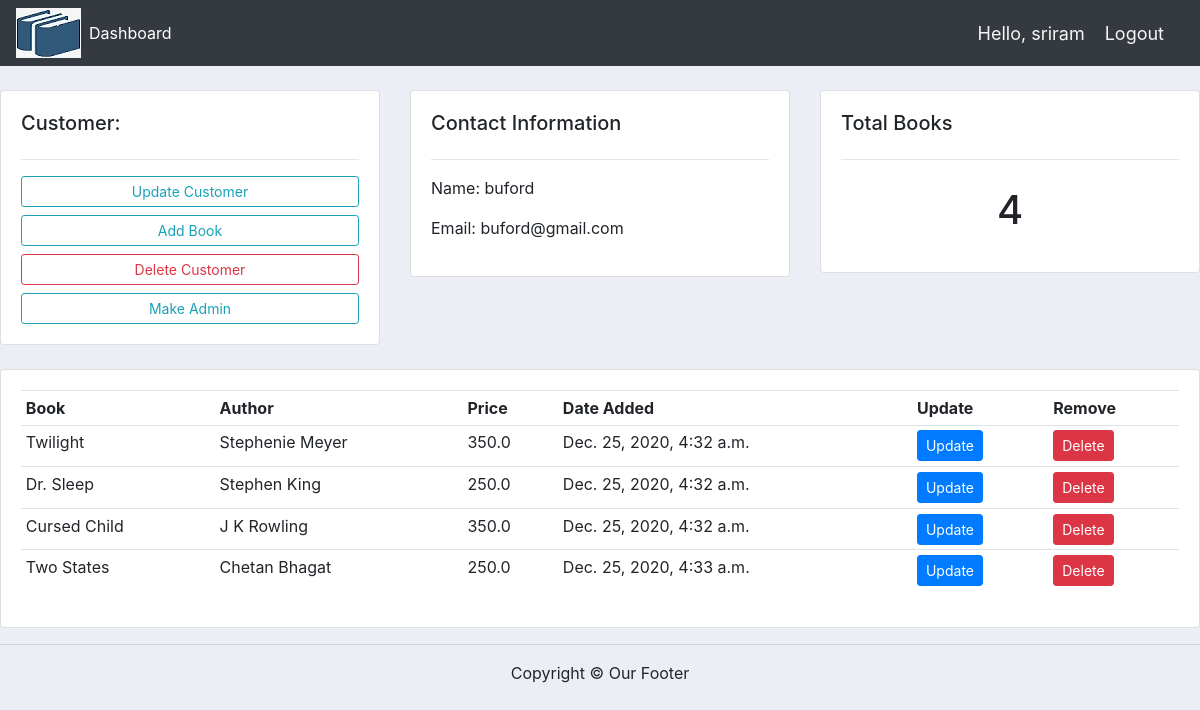
The page /customer/33/ (signed in) on the database its author committed.
### BooksApp/models.py (models this page shows, shortened)
class Customer(models.Model):
    user = models.OneToOneField(User,null=True,on_delete=models.CASCADE)
    name = models.CharField(max_length=200,null=True)
    email = models.CharField(max_length=200,null=True)
    date_created = models.DateTimeField(auto_now_add=True,null=True)

class Book(models.Model):
    customer = models.ForeignKey(Customer,null=True,on_delete=models.SET_NULL)
    Bookname = models.CharField(max_length=200,null=True)
    author = models.CharField(max_length=200,null=True)
    price = models.FloatField(null=True)
    date_created = models.DateTimeField(auto_now_add=True,null=True)

### BooksApp/decorators.py (the view)
        def wrapper_func(request,*args,**kwargs):
            group = None
            if request.user.groups.exists():
                group = request.user.groups.all()[0].name
            if group in allowed_roles:
                return view_func(request,*args,**kwargs)
            else:
                return HttpResponse('You are not authorized to view this page')

### BooksApp/views.py (called while the page is built)
@login_required(login_url='login')
@allowed_users(allowed_roles=['admin'])
def customer(request,pk):
    customer = Customer.objects.get(id=pk)
    books = customer.book_set.all()
    booksCount = books.count()
    context = {'customer':customer,'books':books,'booksCount':booksCount}
    return render(request,'BooksApp/customer.html',context)

### BooksApp/templates/BooksApp/customer.html
{% extends 'BooksApp/index.html' %}
{% block content %}
<br>
<div class="row">
    <div class="col-md">
        <div class="card card-body">
            <h5>Customer:</h5>
            <hr>
            <a class="btn btn-outline-info  btn-sm btn-block" href="{% url 'update_customer' customer.id %}">Update Customer</a>
            <a class="btn btn-outline-info btn-sm btn-block" href="{% url 'add_book' customer.id %}">Add Book</a>
            <a class="btn btn-outline-danger btn-sm btn-block" href="{% url 'delete_customer' customer.id %}">Delete Customer</a>
            <a class="btn btn-outline-info btn-sm btn-block" href="{% url 'make_admin' customer.id %}">Make Admin</a>
        </div>
    </div>
    <div class="col-md">
        <div class="card card-body">
            <h5>Contact Information</h5>
            <hr>
            <p>Name: {{customer.name}}</p>
            <p>Email: {{customer.email}}</p>
        </div>
    </div>
    <div class="col-md">
        <div class="card card-body">
            <h5>Total Books</h5>
            <hr>
            <h1 style="text-align: center;padding: 10px">{{booksCount}}</h1>
        </div>
    </div>
</div>
<br>
<div class="row">
    <div class="col-md">
        <div class="card card-body">
            <table class="table table-sm">
                <tr>
                    <th>Book</th>
                    <th>Author</th>
                    <th>Price</th>
                    <th>Date Added</th>
                    <th>Update</th>
                    <th>Remove</th>
                </tr>
                {% for book in books %}
                    <tr>
                        <td>{{book.Bookname}}</td>
                        <td>{{book.author}}</td>
                        <td>{{book.price}}</td>
                        <td>{{book.date_created}}</td>
                        <td><a class="btn btn-sm btn-primary" href="{% url 'update_book' book.id %}">Update</a></td>
                        <td><a class="btn btn-sm btn-danger" href="{% url 'delete_book' book.id %}">Delete</a></td>
                    </tr>
                {% endfor %}
            </table>
        </div>
    </div>
</div>
{% endblock %}

### BooksApp/templates/BooksApp/navbar.html (shortened to what this page needs)
{% load static %}
<nav class="navbar navbar-expand-lg navbar-dark bg-dark">
    <img src="{% static '/images/booklogo.jpg' %}">
    <div class="collapse navbar-collapse" id="navbarNav">
      <ul class="navbar-nav">
        {% if request.user.is_staff %}
        <li class="nav-item active">
          <a class="nav-link" href="{% url 'home' %}">Dashboard</a>
        </li>
        {% endif %}
      </ul>
    </div>
    <span class="hello-msg">Hello, {{request.user}}</span>
    <span><a class="hello-msg" href="{% url 'logout' %}">Logout</a></span>
  </nav>

### static/css/main.css (style rules this page uses)
body { background-color: #ebeff5; }

### BooksApp/templates/BooksApp/navbar.html (style rules this page uses)
.hello-msg { color: whitesmoke; font-size: 18px; margin-right: 20px; }

### rows shown on the page
Customer: name "buford", email "buford@gmail.com"
Book: Bookname "Twilight", author "Stephenie Meyer", price "350.0", date_created "Dec. 25, 2020, 4:32 a.m."
Book: Bookname "Dr. Sleep", author "Stephen King", price "250.0", date_created "Dec. 25, 2020, 4:32 a.m."
Book: Bookname "Cursed Child", author "J K Rowling", price "350.0", date_created "Dec. 25, 2020, 4:32 a.m."
Book: Bookname "Two States", author "Chetan Bhagat", price "250.0", date_created "Dec. 25, 2020, 4:33 a.m."

### other values the page prints
{{ request.user }} "sriram"
{{ booksCount }} "4"
